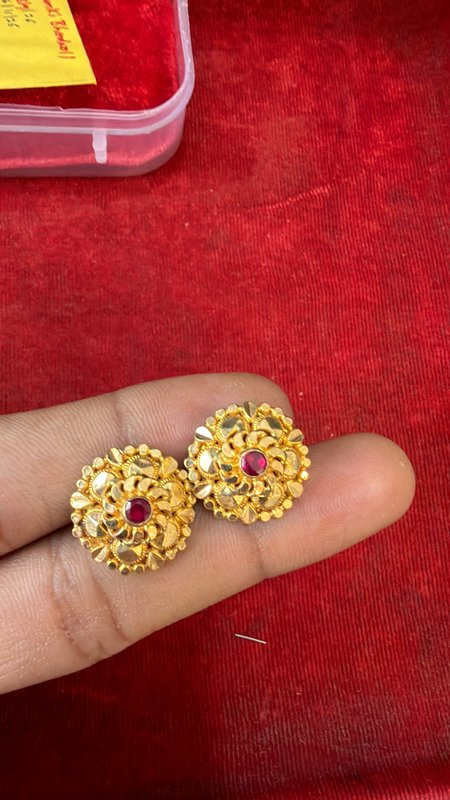
#> input picture scripts/thumbs/01_Earrings_Set_1_0423__IMG_0423.JPG.jpeg.jpg, 450 x 800 px, found by its file name; its folder holds only this picture in this run
$ python deep_photo_stats.py   (older library calls are emulated)
#> lines starting #> are read from the running program, lines starting #| are printed output that depends on the picture; after the words box and inside, x2 and y2 are one past the last pixel; in counts of white or black regions, pixels touching at a corner belong together
import os
import cv2
import numpy as np
from PIL import Image

thumb_dir = os.path.join('scripts', 'thumbs')

# Let's inspect each image and classify:
# 1. Image quality (brightness, contrast, sharpness, blur flag, dark flag, overexposed flag)
# 2. Presence of fingers/hands (skin detected in contact with product)
# 3. Presence of rulers/scales/measurement tape
# 4. View type (front, angle/side, close-up, back/fastening, scale reference, texture/reference only)
# 5. Visual product identification

def analyze_photo(fname):
    p = os.path.join(thumb_dir, fname)
    img = cv2.imread(p)
#> img is the input picture: shape (800, 450, 3); mean B, G, R 50, 54.9, 163.8
    h, w = img.shape[:2]

    gray = cv2.cvtColor(img, cv2.COLOR_BGR2GRAY)
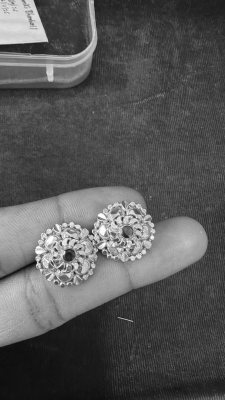
#> gray: shape (800, 450) (shown at 1/2 size); min 10, max 255, mean 86.9
    lap_var = float(cv2.Laplacian(gray, cv2.CV_64F).var())
#> lap_var = 603.6
    mean_b = float(np.mean(gray))
#> mean_b = 86.89
    std_b = float(np.std(gray))
#> std_b = 50.4

    hsv = cv2.cvtColor(img, cv2.COLOR_BGR2HSV)
#> hsv: shape (800, 450, 3); mean H, S, V 120.7, 195.8, 163.8

    # Red fabric background
    mask1 = cv2.inRange(hsv, np.array([0, 50, 40]), np.array([10, 255, 255]))
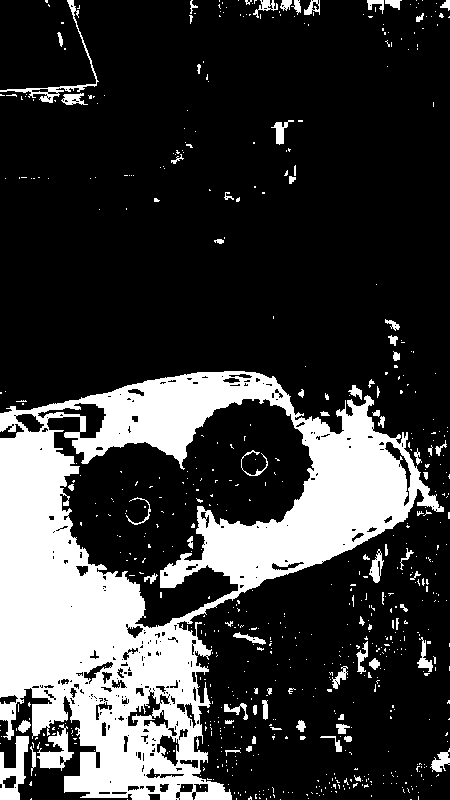
#> mask1: shape (800, 450); 23.1% white; 682 white regions (605 under 20 px), largest, box (x1, y1, x2, y2) and area: (0, 371, 444, 800) 73676, (0, 736, 29, 800) 956, (37, 724, 74, 771) 728
    mask2 = cv2.inRange(hsv, np.array([170, 50, 40]), np.array([180, 255, 255]))
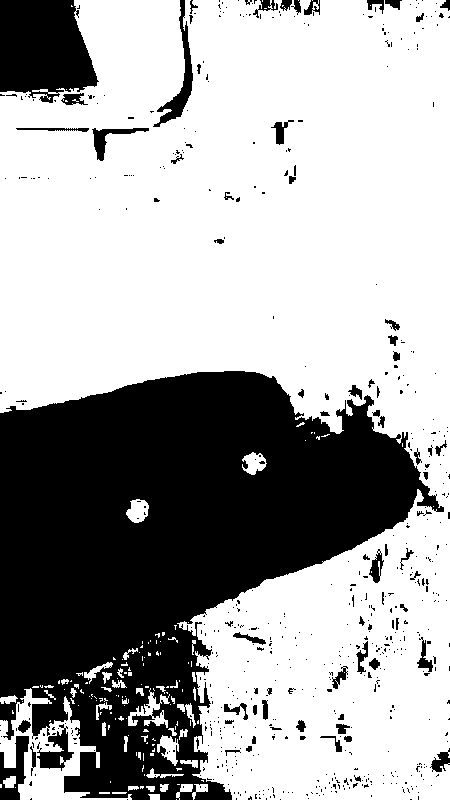
#> mask2: shape (800, 450); 65.5% white; 614 black regions (540 under 20 px), largest, box (x1, y1, x2, y2) and area: (0, 371, 444, 800) 106226, (0, 0, 99, 103) 7877, (153, 0, 193, 127) 1116
    red_pct = np.sum((mask1 | mask2) > 0) / (w * h) * 100
#> red_pct = 88.63

    # Grey/neutral background
    grey_mask = cv2.inRange(hsv, np.array([0, 0, 50]), np.array([180, 40, 220]))
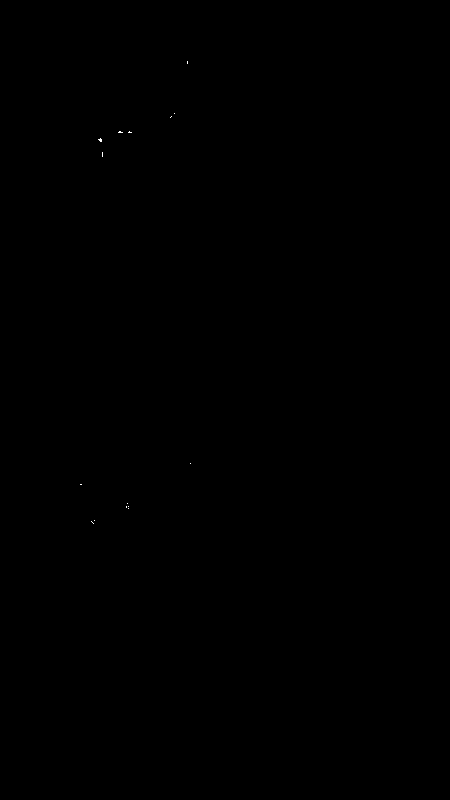
#> grey_mask: shape (800, 450); 0.01% white in thin lines or dots, all inside (x1, y1, x2, y2) = (80, 61, 191, 524)
    grey_pct = np.sum(grey_mask > 0) / (w * h) * 100
#> grey_pct = 0.0125

    # Dark background (black/charcoal)
    dark_mask = cv2.inRange(hsv, np.array([0, 0, 0]), np.array([180, 255, 45]))
#> dark_mask: shape (800, 450); 0.03% white in thin lines or dots, all inside (x1, y1, x2, y2) = (2, 481, 217, 800)
    dark_bg_pct = np.sum(dark_mask > 0) / (w * h) * 100
#> dark_bg_pct = 0.0319

    # Gold pixels
    gold_mask = cv2.inRange(hsv, np.array([15, 40, 70]), np.array([35, 255, 255]))
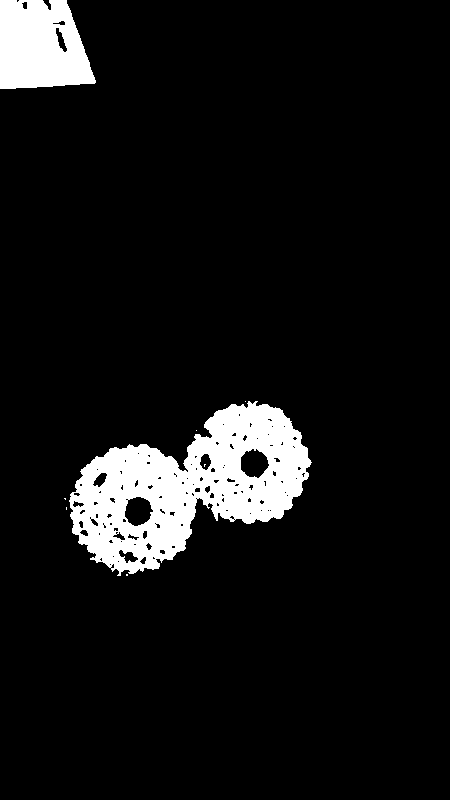
#> gold_mask: shape (800, 450); 7.8% white; 8 white regions (6 under 20 px), largest, box (x1, y1, x2, y2) and area: (69, 401, 312, 576) 21307, (0, 0, 96, 89) 6905
    gold_pct = np.sum(gold_mask > 0) / (w * h) * 100
#> gold_pct = 7.84

    # Silver/white sparkle
    sparkle_mask = cv2.inRange(hsv, np.array([0, 0, 200]), np.array([180, 60, 255]))
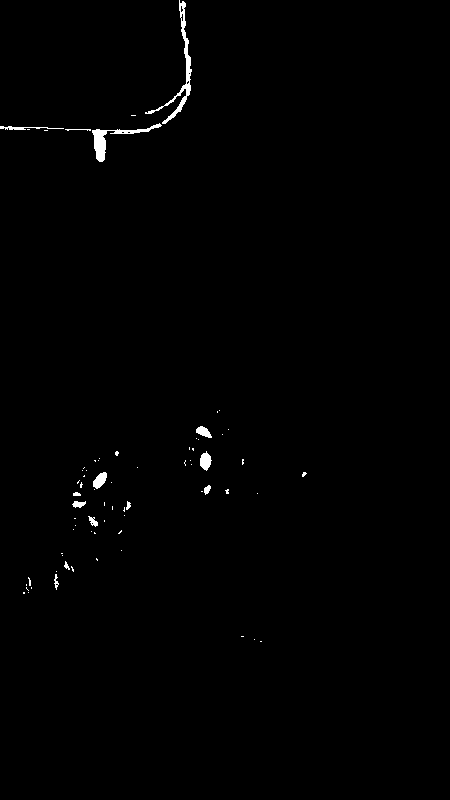
#> sparkle_mask: shape (800, 450); 0.63% white; 72 white regions (58 under 20 px), largest, box (x1, y1, x2, y2) and area: (145, 0, 192, 124) 675, (92, 123, 162, 162) 527, (200, 451, 212, 471) 157
    sparkle_pct = np.sum(sparkle_mask > 0) / (w * h) * 100
#> sparkle_pct = 0.629

    # Skin detection
    ycrcb = cv2.cvtColor(img, cv2.COLOR_BGR2YCrCb)
#> ycrcb: shape (800, 450, 3); mean of channels 0, 1, 2 86.9, 182.9, 107.2
    skin_mask = cv2.inRange(ycrcb, np.array([0, 133, 77]), np.array([255, 173, 127]))
#> skin_mask: shape (800, 450); 32.6% white; 102 white regions (86 under 20 px), largest, box (x1, y1, x2, y2) and area: (0, 373, 415, 800) 110689, (0, 0, 195, 179) 5264, (410, 734, 450, 768) 473
    skin_hsv = cv2.inRange(hsv, np.array([0, 30, 80]), np.array([25, 170, 255]))
#> skin_hsv: shape (800, 450); 21% white; 177 white regions (166 under 20 px), largest, box (x1, y1, x2, y2) and area: (0, 372, 415, 694) 74179, (65, 0, 97, 84) 209, (1, 7, 24, 30) 205
    skin = (skin_mask > 0) & (skin_hsv > 0)
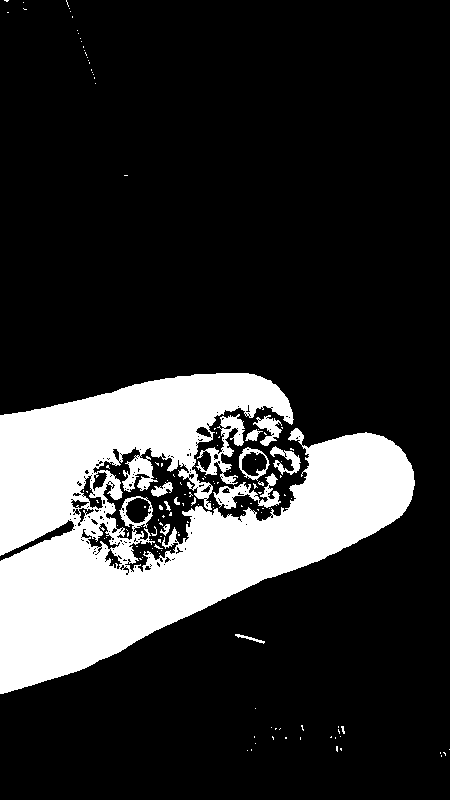
#> skin: shape (800, 450) bool; 19.8% white; 137 white regions (124 under 20 px), largest, box (x1, y1, x2, y2) and area: (0, 373, 415, 694) 67364, (196, 414, 245, 485) 1062, (213, 473, 281, 509) 864
    skin_pct = np.sum(skin) / (w * h) * 100
#> skin_pct = 19.8

    return {
        'brightness': round(mean_b, 1),
        'contrast': round(std_b, 1),
        'sharpness': round(lap_var, 1),
        'red_bg': round(red_pct, 1),
        'grey_bg': round(grey_pct, 1),
        'dark_bg': round(dark_bg_pct, 1),
        'gold': round(gold_pct, 1),
        'sparkle': round(sparkle_pct, 1),
        'skin': round(skin_pct, 1)
    }

for f in sorted(os.listdir(thumb_dir)):
    if not f.endswith('.jpg'):
        continue
    stats = analyze_photo(f)
#> stats = 9 items
    print(f"{f.replace('.jpg', ''):55} | B:{stats['brightness']:5.1f} | S:{stats['sharpness']:6.1f} | Red:{stats['red_bg']:4.1f}% | Grey:{stats['grey_bg']:4.1f}% | Dark:{stats['dark_bg']:4.1f}% | Gold:{stats['gold']:4.1f}% | Skin:{stats['skin']:4.1f}%")
#| 01_Earrings_Set_1_0423__IMG_0423.JPG.jpeg               | B: 86.9 | S: 603.6 | Red:88.6% | Grey: 0.0% | Dark: 0.0% | Gold: 7.8% | Skin:19.8%

$ run again, on scripts/thumbs/02_Earrings_Set_2_0437__IMG_0437.JPG.jpeg.jpg
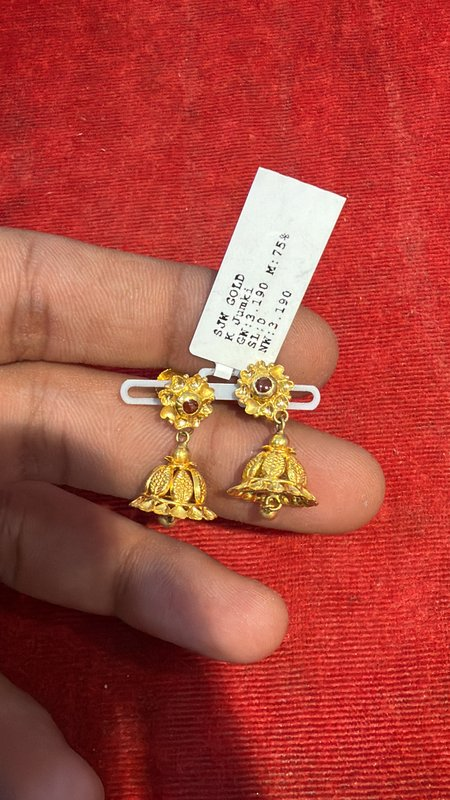
#> input picture scripts/thumbs/02_Earrings_Set_2_0437__IMG_0437.JPG.jpeg.jpg, 450 x 800 px, found by its file name
#> in analyze_photo, img is the input picture: shape (800, 450, 3); mean B, G, R 61.3, 70.8, 172.3
#> lap_var = 1327.3
#> mean_b = 100.1
#> std_b = 49.86
#> hsv: shape (800, 450, 3); mean H, S, V 27.2, 170.7, 172.6
#> in analyze_photo, `mask1 = cv2.inRange(hsv, np.array([0, 50, 40]), np.array([10, 255, 255..`:
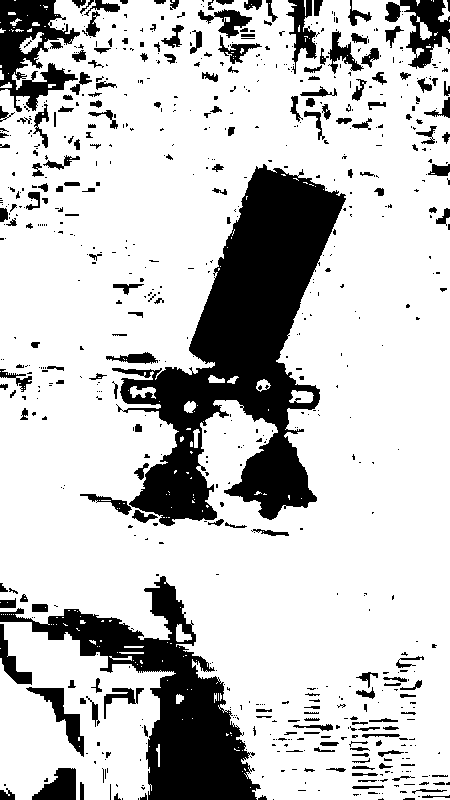
#> mask1: shape (800, 450); 78.1% white; 722 black regions (518 under 20 px), largest, box (x1, y1, x2, y2) and area: (112, 164, 346, 526) 34520, (0, 576, 261, 800) 17138, (0, 0, 80, 112) 4528
#> mask2: shape (800, 450); 12.1% white; 620 white regions (431 under 20 px), largest, box (x1, y1, x2, y2) and area: (0, 576, 261, 800) 17093, (0, 0, 80, 112) 4528, (385, 0, 450, 69) 2005
#> red_pct = 90.12
#> grey_mask: shape (800, 450); 0.54% white in thin lines or dots, all inside (x1, y1, x2, y2) = (122, 233, 316, 407)
#> grey_pct = 0.537
#> dark_mask: shape (800, 450); 0.4% white; 54 white regions (51 under 20 px), largest, box (x1, y1, x2, y2) and area: (64, 609, 162, 650) 809, (0, 582, 21, 609) 343, (28, 596, 64, 609) 145
#> dark_bg_pct = 0.402
#> gold_mask: shape (800, 450); 3.3% white; 28 white regions (25 under 20 px), largest, box (x1, y1, x2, y2) and area: (233, 359, 315, 518) 5938, (131, 368, 216, 520) 5876, (160, 518, 171, 525) 47
#> gold_pct = 3.31
#> sparkle_mask: shape (800, 450); 4.9% white; 47 white regions (41 under 20 px), largest, box (x1, y1, x2, y2) and area: (189, 167, 346, 380) 16293, (120, 380, 169, 404) 521, (288, 385, 320, 410) 397, (208, 383, 235, 400) 300, (199, 368, 213, 377) 85, (231, 291, 236, 296) 20
#> sparkle_pct = 4.94
#> ycrcb: shape (800, 450, 3); mean of channels 0, 1, 2 100.1, 179.5, 106.2
#> skin_mask: shape (800, 450); 39.2% white; 20 white regions (17 under 20 px), largest, box (x1, y1, x2, y2) and area: (0, 166, 384, 800) 141069, (163, 393, 174, 404) 71, (278, 458, 288, 469) 38
#> skin_hsv: shape (800, 450); 29.8% white; 3009 white regions (2981 under 20 px), largest, box (x1, y1, x2, y2) and area: (0, 193, 385, 663) 91800, (0, 683, 104, 800) 6364, (176, 624, 192, 642) 169
#> in analyze_photo, `skin = (skin_mask > 0) & (skin_hsv > 0)`:
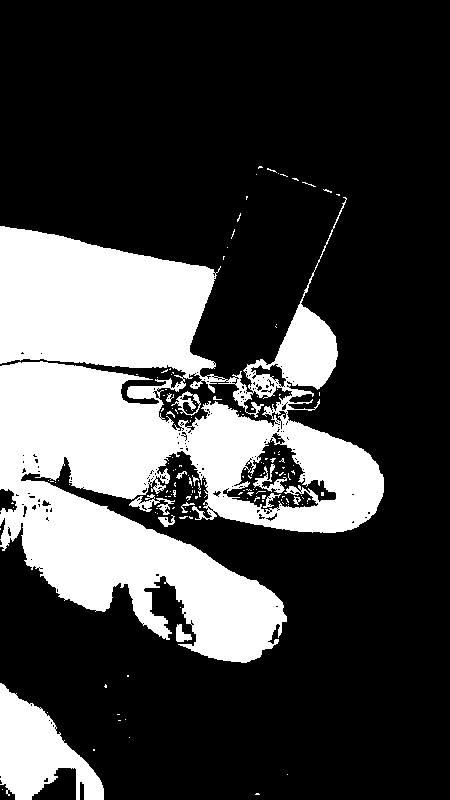
#> skin: shape (800, 450) bool; 26.5% white; 150 white regions (136 under 20 px), largest, box (x1, y1, x2, y2) and area: (0, 197, 384, 663) 86976, (0, 683, 104, 800) 6364, (129, 494, 175, 515) 343
#> skin_pct = 26.5
#> stats = 9 items
#| 02_Earrings_Set_2_0437__IMG_0437.JPG.jpeg               | B:100.1 | S:1327.3 | Red:90.1% | Grey: 0.5% | Dark: 0.4% | Gold: 3.3% | Skin:26.5%

$ run again, on scripts/thumbs/02_Earrings_Set_2_0437__IMG_0438.JPG.jpeg.jpg
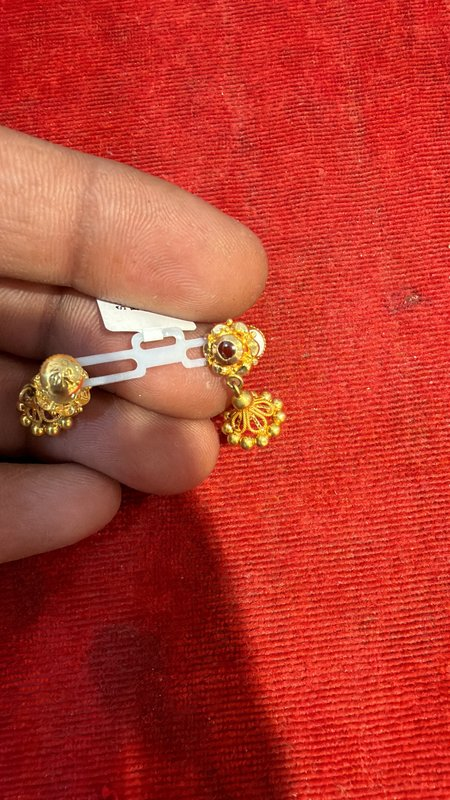
#> input picture scripts/thumbs/02_Earrings_Set_2_0437__IMG_0438.JPG.jpeg.jpg, 450 x 800 px, found by its file name
#> in analyze_photo, img is the input picture: shape (800, 450, 3); mean B, G, R 45.7, 57.3, 183.1
#> lap_var = 1373.6
#> mean_b = 93.59
#> std_b = 43.41
#> hsv: shape (800, 450, 3); mean H, S, V 17.4, 196.2, 183.2
#> in analyze_photo, `mask1 = cv2.inRange(hsv, np.array([0, 50, 40]), np.array([10, 255, 255..`:
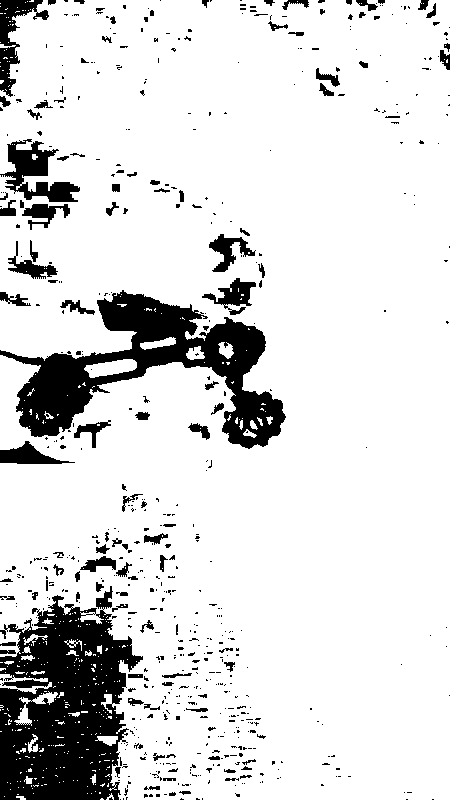
#> mask1: shape (800, 450); 85.9% white; 615 black regions (500 under 20 px), largest, box (x1, y1, x2, y2) and area: (0, 586, 143, 800) 19521, (0, 290, 286, 449) 15604, (0, 139, 80, 202) 2152
#> mask2: shape (800, 450); 7.7% white; 551 white regions (467 under 20 px), largest, box (x1, y1, x2, y2) and area: (0, 586, 143, 800) 19521, (0, 0, 49, 97) 1579, (74, 420, 111, 448) 325
#> red_pct = 93.63
#> grey_mask: shape (800, 450); 0.22% white; 39 white regions (35 under 20 px), largest, box (x1, y1, x2, y2) and area: (78, 352, 124, 365) 349, (85, 372, 132, 386) 322, (162, 328, 172, 336) 37, (199, 338, 204, 344) 20
#> grey_pct = 0.225
#> dark_mask: shape (800, 450); 0.41% white; 30 white regions (26 under 20 px), largest, box (x1, y1, x2, y2) and area: (0, 434, 79, 464) 937, (0, 350, 46, 367) 351, (92, 386, 111, 395) 87, (121, 484, 135, 493) 67
#> dark_bg_pct = 0.414
#> gold_mask: shape (800, 450); 2.1% white; 27 white regions (25 under 20 px), largest, box (x1, y1, x2, y2) and area: (202, 320, 284, 448) 4156, (19, 355, 93, 436) 3340
#> gold_pct = 2.1
#> sparkle_mask: shape (800, 450); 1.2% white; 27 white regions (23 under 20 px), largest, box (x1, y1, x2, y2) and area: (97, 300, 205, 381) 3910, (250, 330, 264, 354) 99, (90, 377, 107, 384) 78, (213, 325, 222, 332) 30
#> sparkle_pct = 1.17
#> ycrcb: shape (800, 450, 3); mean of channels 0, 1, 2 93.6, 191.9, 101
#> skin_mask: shape (800, 450); 26.2% white; 203 white regions (176 under 20 px), largest, box (x1, y1, x2, y2) and area: (0, 126, 266, 642) 83253, (90, 624, 242, 800) 8736, (230, 322, 266, 365) 412
#> skin_hsv: shape (800, 450); 21% white; 2736 white regions (2706 under 20 px), largest, box (x1, y1, x2, y2) and area: (0, 125, 270, 489) 59001, (0, 464, 121, 559) 8566, (0, 361, 26, 430) 698
#> in analyze_photo, `skin = (skin_mask > 0) & (skin_hsv > 0)`:
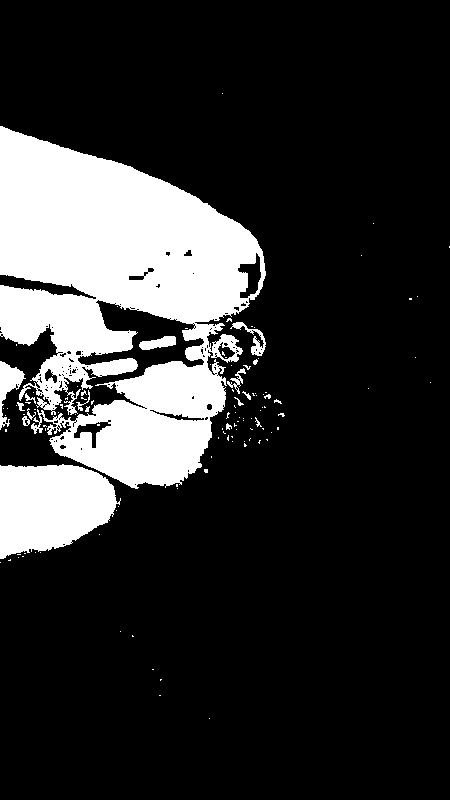
#> skin: shape (800, 450) bool; 18.7% white; 116 white regions (99 under 20 px), largest, box (x1, y1, x2, y2) and area: (0, 126, 266, 489) 56698, (0, 464, 121, 559) 8566, (0, 361, 26, 430) 698
#> skin_pct = 18.75
#> stats = 9 items
#| 02_Earrings_Set_2_0437__IMG_0438.JPG.jpeg               | B: 93.6 | S:1373.6 | Red:93.6% | Grey: 0.2% | Dark: 0.4% | Gold: 2.1% | Skin:18.7%
